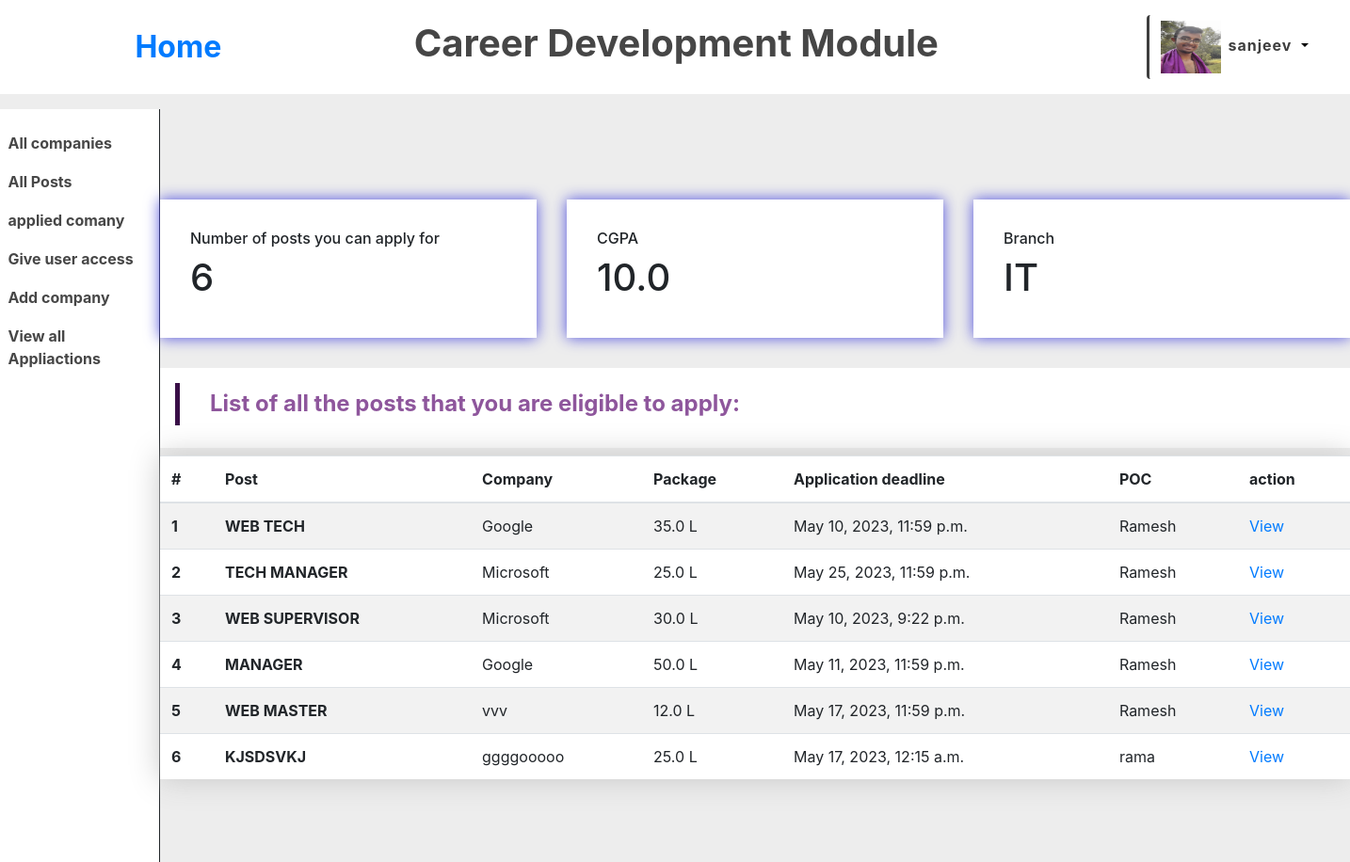
The app's page /home/ (signed in) with its own data.
### rec/models.py (models this page shows, shortened)
class profile(models.Model):
    student = models.OneToOneField(User, on_delete=models.CASCADE, blank=True, null=True, related_name="profile")
    firstname = models.CharField(max_length=100, null=True, blank=True)
    lastname = models.CharField(max_length=100, null=True, blank=True)
    register_no = models.CharField(max_length=10, null=True, blank=True)
    profile_pic = models.ImageField( default="../media/users/user_avtar.webp", null=True, blank=True, upload_to='users/')
    choose_branch = models.ForeignKey(branch, on_delete=models.CASCADE, blank=True, null=True, related_name="students")
    resume = models.FileField(null=True, blank=True)
    student_cgpa = models.FloatField(default=0, null=True, blank=True)
    sem = models.IntegerField(null=True, blank=True, choices=Sem_choices)

class branch(models.Model) :
    name = models.CharField(max_length=20, choices=Branch_choices)
    def __str__(self) :
        return self.name

class cgpa(models.Model) :
    cutoff_cgpa = models.FloatField(null=True, blank=True, default=0)
    cgpa_branch = models.ForeignKey(branch, on_delete=models.CASCADE, related_name="cutoff_cgpa", null=True, blank=True )
    post = models.ForeignKey(posts, on_delete=models.CASCADE, related_name="cutoff_cgpa", null=True, blank=True)

class posts(models.Model) :
    role = models.CharField(max_length=50, null=True, blank=True)
    description = models.TextField(null=True, blank=True)
    package = models.FloatField(null=True, blank=True)
    student = models.ManyToManyField(User, blank=True, related_name="post")
    comp = models.ForeignKey(company, on_delete=models.CASCADE, related_name="post", null=True, blank=True)
    branch_open = models.ManyToManyField(branch, blank=True, related_name="posts")
    cgpa_cutoff = models.FloatField(null=True, blank=True, default=0)
    open_date = models.DateTimeField(null=True, blank=True)
    deadline = models.DateTimeField(null=True, blank=True)
    is_active = models.BooleanField(default=True)

class company(models.Model) :
    name = models.CharField(max_length=100, null=False, blank=False, unique=True)
    description = models.TextField()
    poc = models.ForeignKey(User, on_delete=models.CASCADE, related_name="company_poc")
    branches_open = models.ManyToManyField(branch, related_name="company", blank=True )
    isactive = models.BooleanField(default=True)
    applied = models.ManyToManyField(User, blank=True ,related_name="applied_company")
    def __str__(self) :
        return self.name

### rec/views.py (the view)
# urls.py: 2. Add a URL to urlpatterns:  path('', views.home, name='home')
def home(request) :
    if request.user.is_authenticated and profile.objects.filter(student = request.user).exists() :
        all_post = posts.objects.all()
        for post in all_post :
            if post.open_date == None or post.deadline == None :
                post.is_active = False
            elif post.open_date <= datetime.datetime.now() and post.deadline >=datetime.datetime.now() :
                post.is_active = True
            else :
                post.is_active = False
            post.save()
        get_branch = request.user.profile.choose_branch
        get_cgpa = request.user.profile.student_cgpa
        get_post = cgpa.objects.filter(cutoff_cgpa__lte =get_cgpa, cgpa_branch = get_branch)
        time_left = []
        post_available = []
        for i in get_post:
            if i.post.is_active and i.post.comp.isactive :
                post_available.append(i)
        special_access = False
        is_poc = False
        if request.user.groups.filter(name = "Admin").exists() or request.user.is_superuser :
            special_access = True
        if request.user.groups.filter(name = "POC").exists() :
            is_poc = True
        d = []
        get_profile = profile.objects.get(student = request.user)
        for i in time_left :
            d.append(i.days)
        return render(request, "rec/home.html",{
            "posts" : post_available,
            "length" : len(post_available),
            "profile" : get_profile,
            "time_left" : time_left,
            "days_left" : d,
            "special_access" : special_access,
            "is_poc" : is_poc
        })
    else :
         return HttpResponseRedirect(reverse(create_profile))

### rec/templates/rec/home.html (shortened to what this page needs)
{% extends './header.html' %}
  {% load static %}
  {% block body1 %}
      <div class="home-body-main">
        <div class="home-body-main-body">
          <div class="home-box">
            <h6>Number of posts you can apply for</h6>
            <h1>{{length}}</h1>
          </div>
          <div class="home-box">
            <h6>CGPA</h6>
            <h1>{{request.user.profile.student_cgpa}}</h1>
          </div>
          <div class="home-box">
            <h6>Branch</h6>
            <h1>{{request.user.profile.choose_branch}}</h1>
          </div>
        </div>
        <div class="table-header">
          <h2>List of all the posts that you are eligible to apply: </h2>
        </div>
        <table class="table table-striped">
          <thead>
            <tr>
              <th scope="col">#</th>
              <th scope="col">Post</th>
              <th scope="col">Company</th>
              <th scope="col">Package</th>
              <th scope="col">Application deadline</th>
              <th scope="col">POC</th>
              <th scope="col">action</th>
            </tr>
          </thead>
          <tbody>
            {% for post in posts %}
              <tr>
                <th scope="row">{{forloop.counter}}</th>
                <td><strong>{{post.post.role.upper}}</strong></td>
                <td>{{post.post.comp}}</td>
                <td>{{post.post.package}} L</td>
                <td>{{post.post.deadline}}</td>
                <td>{{post.post.comp.poc}}</td>
                <td><a href="../viewpost/{{post.post.id}}">View</a></td>
              </tr>
            {% endfor %}
          </tbody>
        </table>
      </div>
  </div>
{% endblock %}

### rec/templates/rec/header.html (shortened to what this page needs)
{% extends './layout.html' %}
  {% load static %}
  {% block head %}
  <link rel="stylesheet" type="text/css" href="../../static/reg.css" />
  {%endblock%}
  {% block body %}
  <div class="header-cont">
    <a href="/home">Home</a>
    <h1>Career Development Module</h1>
    <div class="home-profile">
      <div class="dropdown">
        <button class="btn bt margin: auto;n-secondary dropdown-toggle" type="button" id="dropdownMenuButton" data-toggle="dropdown" aria-haspopup="true" aria-expanded="false">
          <img src="../media/{{profile.profile_pic}}"><strong>{{request.user}}</strong>
        </button>
      </div>
  </div>
  </div>
  <div class="home-body">
    <div class="sidebar-container">
      <div class="side-bar">
        <a href="/allcomp">All companies</a>
        <a href="/allposts">All Posts</a>
        <a href="http://127.0.0.1:8000/applied_posts/">applied comany</a>
        {% if special_access %}
          <a href="/addpoc">Give user access</a>
          <a href="/addcomp">Add company</a>
          <a href="../viewallapplications">View all Appliactions</a>
        {% endif %}
      </div>
    </div>
  {% block body1 %}
  {% endblock %}
  {% endblock %}

### rec/static/reg.css (style rules this page uses)
.table { max-width: 1200px; margin: auto; margin-top: 5%; margin-bottom: 10%; background: white; filter: drop-shadow(0 0 1rem #c7c7c7); }
html { background: rgb(237, 237, 237); }
body { background:rgb(237, 237, 237); background-color: rgb(237, 237, 237); }

### rec/templates/rec/header.html (style rules this page uses)
.home-body { display: flex; }
.sidebar-container { min-width: 10rem; width: 15%; height: 100vh; background: white; margin-top: 1rem; border-right: solid; border-width: thin; }
.side-bar { margin-top: 1rem; display: grid; background: white; height: min-content; }
.side-bar>a { text-decoration: none; padding: 5%; border-width: thin; color: rgb(71, 71, 71); font-weight: 700; }
.home-profile { padding-left: 1rem; padding-top: 1rem; padding-bottom: 1rem; margin-left: auto; margin-right: 2rem; background: white; display: flex; width: min-content; }
.dropdown-toggle { background:white; border: transparent; color: rgb(62, 62, 62); letter-spacing: 1px; border-left: solid; }
.btn>img { width: 4rem; height: 3.5rem; margin-right: 0.5rem; }
.dropdown-toggle::after { color: black; }
.header-cont { height: max-content; background: white; display: flex; align-items: center; }
.header-cont>a { margin-left: 10%; margin-right: auto; font-weight: bold; font-size: 2rem; text-decoration: none; }
.header-cont>h1 { font-weight: bolder; color: rgb(70, 70, 70); }

### rec/templates/rec/home.html (style rules this page uses)
.home-body { display: flex; }
.sidebar-container { min-width: 10rem; width: 15%; height: 100vh; background: white; margin-top: 1rem; }
.side-bar { margin-top: 1rem; display: grid; background: white; height: min-content; }
.side-bar>a { text-decoration: none; padding: 5%; border-width: thin; color: rgb(71, 71, 71); font-weight: 700; }
.table-header { max-width: 1500px; background: white; padding: 1rem; margin-top: 2rem; }
.table-header>h2 { padding: 0.5rem; padding-left: 2rem; border-left: solid; border-width: thick; font-size: 1.5rem; font-weight: bolder; color: rgb(142, 86, 156); border-color: rgb(57, 15, 71); }
.home-body-main { max-width: 1500px; margin: auto; margin-top: 5rem; }
.home-body-main-body { display: flex; max-width: 1500px; margin: auto; margin-top: 2rem; gap:2rem; }
.home-box { background: white; width: 25rem; padding: 2rem; display: grid; filter: drop-shadow(0 0 0.5rem rgb(79, 79, 221)); }
.table { max-width: 1500px; margin: auto; margin-top: 0.5rem; }

### records on screen
profile: profile_pic (picture)
cgpa: post.role "WEB TECH", post.comp "Google", post.package "35.0", post.deadline "May 10, 2023, 11:59 p.m.", post.comp.poc "Ramesh"
cgpa: post.role "TECH MANAGER", post.comp "Microsoft", post.package "25.0", post.deadline "May 25, 2023, 11:59 p.m.", post.comp.poc "Ramesh"
cgpa: post.role "WEB SUPERVISOR", post.comp "Microsoft", post.package "30.0", post.deadline "May 10, 2023, 9:22 p.m.", post.comp.poc "Ramesh"
cgpa: post.role "MANAGER", post.comp "Google", post.package "50.0", post.deadline "May 11, 2023, 11:59 p.m.", post.comp.poc "Ramesh"
cgpa: post.role "WEB MASTER", post.comp "vvv", post.package "12.0", post.deadline "May 17, 2023, 11:59 p.m.", post.comp.poc "Ramesh"
cgpa: post.role "KJSDSVKJ", post.comp "ggggooooo", post.package "25.0", post.deadline "May 17, 2023, 12:15 a.m.", post.comp.poc "rama"

### other values on screen
{{ request.user }} "sanjeev"
{{ length }} "6"
{{ request.user.profile.student_cgpa }} "10.0"
{{ request.user.profile.choose_branch }} "IT"
